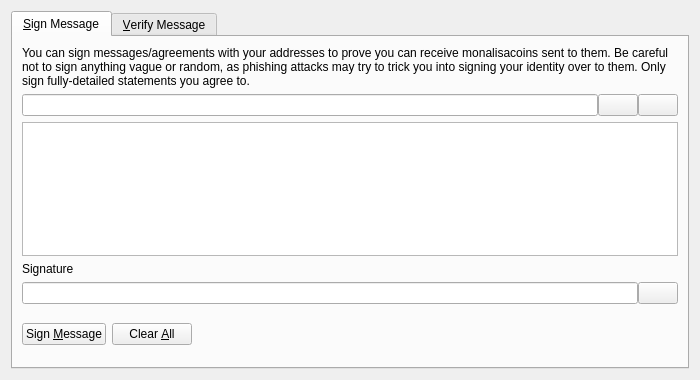
<?xml version="1.0" encoding="UTF-8"?>
<ui version="4.0">
 <class>SignVerifyMessageDialog</class>
 <widget class="QDialog" name="SignVerifyMessageDialog">
  <property name="geometry">
   <rect>
    <x>0</x>
    <y>0</y>
    <width>700</width>
    <height>380</height>
   </rect>
  </property>
  <property name="windowTitle">
   <string>Signatures - Sign / Verify a Message</string>
  </property>
  <property name="modal">
   <bool>true</bool>
  </property>
  <layout class="QVBoxLayout" name="verticalLayout">
   <item>
    <widget class="QTabWidget" name="tabWidget">
     <property name="currentIndex">
      <number>0</number>
     </property>
     <widget class="QWidget" name="tabSignMessage">
      <attribute name="title">
       <string>&amp;Sign Message</string>
      </attribute>
      <layout class="QVBoxLayout" name="verticalLayout_SM">
       <item>
        <widget class="QLabel" name="infoLabel_SM">
         <property name="text">
          <string>You can sign messages/agreements with your addresses to prove you can receive monalisacoins sent to them. Be careful not to sign anything vague or random, as phishing attacks may try to trick you into signing your identity over to them. Only sign fully-detailed statements you agree to.</string>
         </property>
         <property name="textFormat">
          <enum>Qt::PlainText</enum>
         </property>
         <property name="wordWrap">
          <bool>true</bool>
         </property>
        </widget>
       </item>
       <item>
        <layout class="QHBoxLayout" name="horizontalLayout_1_SM">
         <property name="spacing">
          <number>0</number>
         </property>
         <item>
          <widget class="QValidatedLineEdit" name="addressIn_SM">
           <property name="toolTip">
            <string>The MonaLisaCoin address to sign the message with</string>
           </property>
          </widget>
         </item>
         <item>
          <widget class="QPushButton" name="addressBookButton_SM">
           <property name="toolTip">
            <string>Choose previously used address</string>
           </property>
           <property name="text">
            <string/>
           </property>
           <property name="icon">
            <iconset resource="../bitcoin.qrc">
             <normaloff>:/icons/address-book</normaloff>:/icons/address-book</iconset>
           </property>
           <property name="shortcut">
            <string>Alt+A</string>
           </property>
           <property name="autoDefault">
            <bool>false</bool>
           </property>
          </widget>
         </item>
         <item>
          <widget class="QPushButton" name="pasteButton_SM">
           <property name="toolTip">
            <string>Paste address from clipboard</string>
           </property>
           <property name="text">
            <string/>
           </property>
           <property name="icon">
            <iconset resource="../bitcoin.qrc">
             <normaloff>:/icons/editpaste</normaloff>:/icons/editpaste</iconset>
           </property>
           <property name="shortcut">
            <string>Alt+P</string>
           </property>
           <property name="autoDefault">
            <bool>false</bool>
           </property>
          </widget>
         </item>
        </layout>
       </item>
       <item>
        <widget class="QPlainTextEdit" name="messageIn_SM">
         <property name="toolTip">
          <string>Enter the message you want to sign here</string>
         </property>
        </widget>
       </item>
       <item>
        <widget class="QLabel" name="signatureLabel_SM">
         <property name="text">
          <string>Signature</string>
         </property>
         <property name="textFormat">
          <enum>Qt::PlainText</enum>
         </property>
        </widget>
       </item>
       <item>
        <layout class="QHBoxLayout" name="horizontalLayout_2_SM">
         <property name="spacing">
          <number>0</number>
         </property>
         <item>
          <widget class="QLineEdit" name="signatureOut_SM">
           <property name="font">
            <font>
             <italic>true</italic>
            </font>
           </property>
           <property name="readOnly">
            <bool>true</bool>
           </property>
          </widget>
         </item>
         <item>
          <widget class="QPushButton" name="copySignatureButton_SM">
           <property name="toolTip">
            <string>Copy the current signature to the system clipboard</string>
           </property>
           <property name="text">
            <string/>
           </property>
           <property name="icon">
            <iconset resource="../bitcoin.qrc">
             <normaloff>:/icons/editcopy</normaloff>:/icons/editcopy</iconset>
           </property>
           <property name="autoDefault">
            <bool>false</bool>
           </property>
          </widget>
         </item>
        </layout>
       </item>
       <item>
        <layout class="QHBoxLayout" name="horizontalLayout_3_SM">
         <item>
          <widget class="QPushButton" name="signMessageButton_SM">
           <property name="toolTip">
            <string>Sign the message to prove you own this MonaLisaCoin address</string>
           </property>
           <property name="text">
            <string>Sign &amp;Message</string>
           </property>
           <property name="icon">
            <iconset resource="../bitcoin.qrc">
             <normaloff>:/icons/edit</normaloff>:/icons/edit</iconset>
           </property>
           <property name="autoDefault">
            <bool>false</bool>
           </property>
          </widget>
         </item>
         <item>
          <widget class="QPushButton" name="clearButton_SM">
           <property name="toolTip">
            <string>Reset all sign message fields</string>
           </property>
           <property name="text">
            <string>Clear &amp;All</string>
           </property>
           <property name="icon">
            <iconset resource="../bitcoin.qrc">
             <normaloff>:/icons/remove</normaloff>:/icons/remove</iconset>
           </property>
           <property name="autoDefault">
            <bool>false</bool>
           </property>
          </widget>
         </item>
         <item>
          <spacer name="horizontalSpacer_1_SM">
           <property name="orientation">
            <enum>Qt::Horizontal</enum>
           </property>
           <property name="sizeHint" stdset="0">
            <size>
             <width>40</width>
             <height>48</height>
            </size>
           </property>
          </spacer>
         </item>
         <item>
          <widget class="QLabel" name="statusLabel_SM">
           <property name="font">
            <font>
             <weight>75</weight>
             <bold>true</bold>
            </font>
           </property>
           <property name="text">
            <string/>
           </property>
           <property name="wordWrap">
            <bool>true</bool>
           </property>
          </widget>
         </item>
         <item>
          <spacer name="horizontalSpacer_2_SM">
           <property name="orientation">
            <enum>Qt::Horizontal</enum>
           </property>
           <property name="sizeHint" stdset="0">
            <size>
             <width>40</width>
             <height>48</height>
            </size>
           </property>
          </spacer>
         </item>
        </layout>
       </item>
      </layout>
     </widget>
     <widget class="QWidget" name="tabVerifyMessage">
      <attribute name="title">
       <string>&amp;Verify Message</string>
      </attribute>
      <layout class="QVBoxLayout" name="verticalLayout_VM">
       <item>
        <widget class="QLabel" name="infoLabel_VM">
         <property name="text">
          <string>Enter the receiver's address, message (ensure you copy line breaks, spaces, tabs, etc. exactly) and signature below to verify the message. Be careful not to read more into the signature than what is in the signed message itself, to avoid being tricked by a man-in-the-middle attack. Note that this only proves the signing party receives with the address, it cannot prove sendership of any transaction!</string>
         </property>
         <property name="textFormat">
          <enum>Qt::PlainText</enum>
         </property>
         <property name="alignment">
          <set>Qt::AlignLeading|Qt::AlignLeft|Qt::AlignTop</set>
         </property>
         <property name="wordWrap">
          <bool>true</bool>
         </property>
        </widget>
       </item>
       <item>
        <layout class="QHBoxLayout" name="horizontalLayout_1_VM">
         <property name="spacing">
          <number>0</number>
         </property>
         <item>
          <widget class="QValidatedLineEdit" name="addressIn_VM">
           <property name="toolTip">
            <string>The MonaLisaCoin address the message was signed with</string>
           </property>
          </widget>
         </item>
         <item>
          <widget class="QPushButton" name="addressBookButton_VM">
           <property name="toolTip">
            <string>Choose previously used address</string>
           </property>
           <property name="text">
            <string/>
           </property>
           <property name="icon">
            <iconset resource="../bitcoin.qrc">
             <normaloff>:/icons/address-book</normaloff>:/icons/address-book</iconset>
           </property>
           <property name="shortcut">
            <string>Alt+A</string>
           </property>
           <property name="autoDefault">
            <bool>false</bool>
           </property>
          </widget>
         </item>
        </layout>
       </item>
       <item>
        <widget class="QPlainTextEdit" name="messageIn_VM"/>
       </item>
       <item>
        <widget class="QValidatedLineEdit" name="signatureIn_VM"/>
       </item>
       <item>
        <layout class="QHBoxLayout" name="horizontalLayout_2_VM">
         <item>
          <widget class="QPushButton" name="verifyMessageButton_VM">
           <property name="toolTip">
            <string>Verify the message to ensure it was signed with the specified MonaLisaCoin address</string>
           </property>
           <property name="text">
            <string>Verify &amp;Message</string>
           </property>
           <property name="icon">
            <iconset resource="../bitcoin.qrc">
             <normaloff>:/icons/transaction_0</normaloff>:/icons/transaction_0</iconset>
           </property>
           <property name="autoDefault">
            <bool>false</bool>
           </property>
          </widget>
         </item>
         <item>
          <widget class="QPushButton" name="clearButton_VM">
           <property name="toolTip">
            <string>Reset all verify message fields</string>
           </property>
           <property name="text">
            <string>Clear &amp;All</string>
           </property>
           <property name="icon">
            <iconset resource="../bitcoin.qrc">
             <normaloff>:/icons/remove</normaloff>:/icons/remove</iconset>
           </property>
           <property name="autoDefault">
            <bool>false</bool>
           </property>
          </widget>
         </item>
         <item>
          <spacer name="horizontalSpacer_1_VM">
           <property name="orientation">
            <enum>Qt::Horizontal</enum>
           </property>
           <property name="sizeHint" stdset="0">
            <size>
             <width>40</width>
             <height>48</height>
            </size>
           </property>
          </spacer>
         </item>
         <item>
          <widget class="QLabel" name="statusLabel_VM">
           <property name="font">
            <font>
             <weight>75</weight>
             <bold>true</bold>
            </font>
           </property>
           <property name="text">
            <string/>
           </property>
           <property name="wordWrap">
            <bool>true</bool>
           </property>
          </widget>
         </item>
         <item>
          <spacer name="horizontalSpacer_2_VM">
           <property name="orientation">
            <enum>Qt::Horizontal</enum>
           </property>
           <property name="sizeHint" stdset="0">
            <size>
             <width>40</width>
             <height>48</height>
            </size>
           </property>
          </spacer>
         </item>
        </layout>
       </item>
      </layout>
     </widget>
    </widget>
   </item>
  </layout>
 </widget>
 <customwidgets>
  <customwidget>
   <class>QValidatedLineEdit</class>
   <extends>QLineEdit</extends>
   <header>qvalidatedlineedit.h</header>
  </customwidget>
 </customwidgets>
 <resources>
  <include location="../bitcoin.qrc"/>
 </resources>
 <connections/>
</ui>
